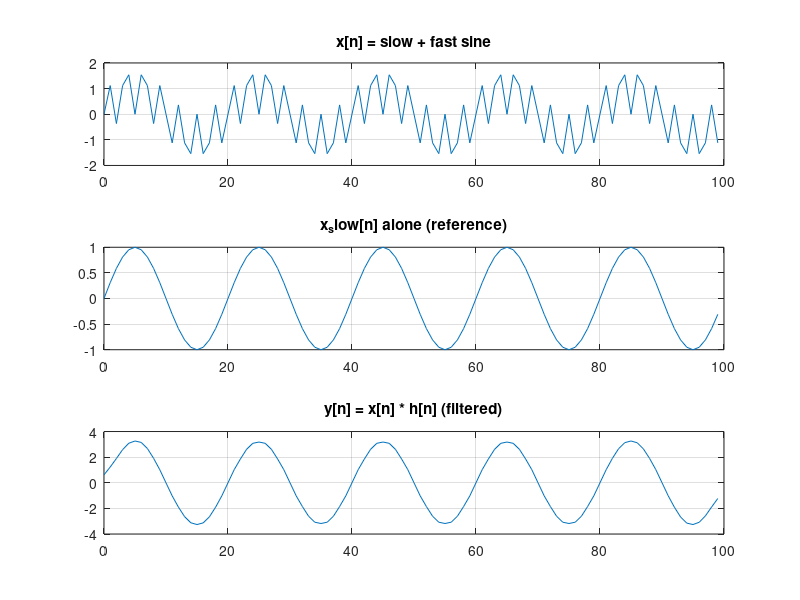
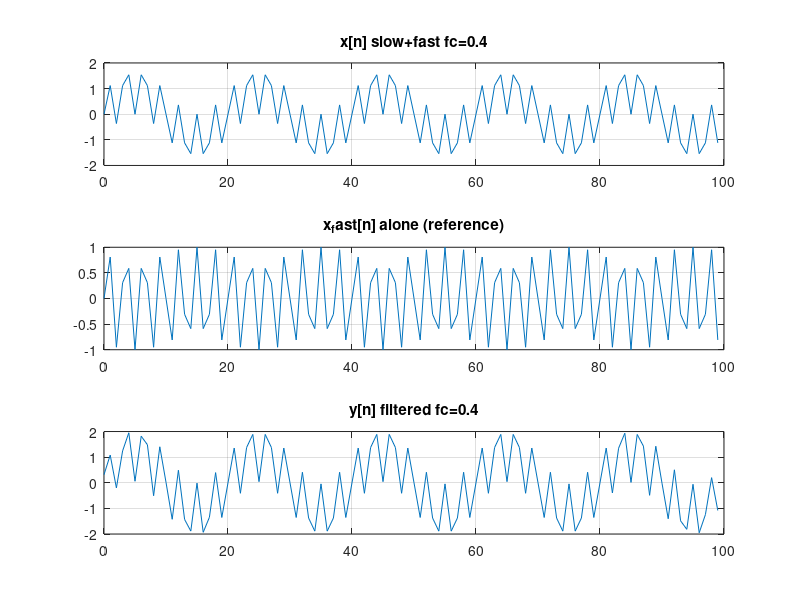
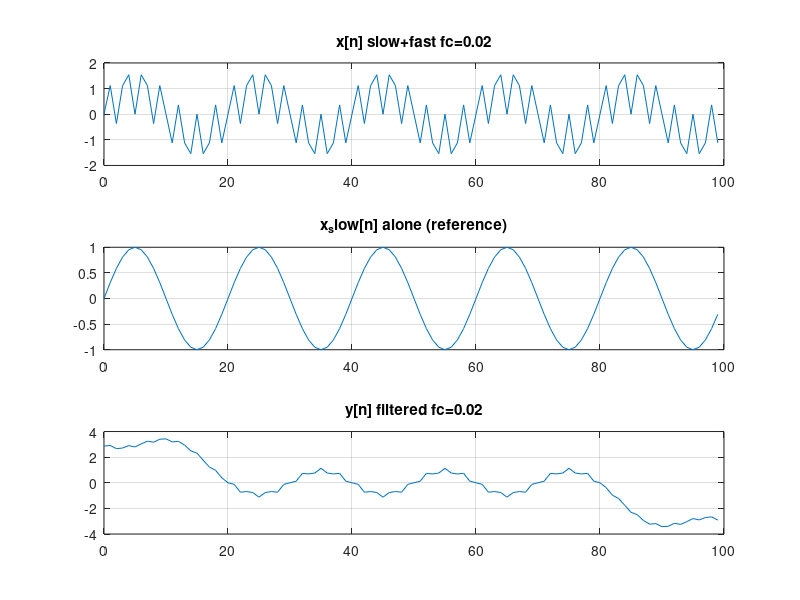

The MATLAB script that drew these images, in order:
% Convolution with Sinc - Task B1
n = -20:20;
fc = 0.15;
h = sinc(2*fc*n);

N = 100;  m = 0:N-1;
x_slow = sin(2*pi*0.05*m);
x_fast = sin(2*pi*0.35*m);
x = x_slow + x_fast;

y = conv(x, h, 'same');

figure;
subplot(3,1,1); plot(m, x);      title('x[n] = slow + fast sine');        grid on;
subplot(3,1,2); plot(m, x_slow); title('x_slow[n] alone (reference)');   grid on;
subplot(3,1,3); plot(m, y);      title('y[n] = x[n] * h[n] (filtered)'); grid on;
print('convolution_plot1.png', '-dpng', '-r300');

% fc = 0.4 - above both frequencies
fc = 0.4;
h = sinc(2*fc*n);
y = conv(x, h, 'same');

figure;
subplot(3,1,1); plot(m, x);      title('x[n] slow+fast fc=0.4');         grid on;
subplot(3,1,2); plot(m, x_fast); title('x_fast[n] alone (reference)');    grid on;
subplot(3,1,3); plot(m, y);      title('y[n] filtered fc=0.4');           grid on;
print('convolution_plot2.png', '-dpng', '-r300');

% fc = 0.02 - below both frequencies
fc = 0.02;
h = sinc(2*fc*n);
y = conv(x, h, 'same');

figure;
subplot(3,1,1); plot(m, x);      title('x[n] slow+fast fc=0.02');         grid on;
subplot(3,1,2); plot(m, x_slow); title('x_slow[n] alone (reference)');    grid on;
subplot(3,1,3); plot(m, y);      title('y[n] filtered fc=0.02');           grid on;
print('convolution_plot3.png', '-dpng', '-r300');
